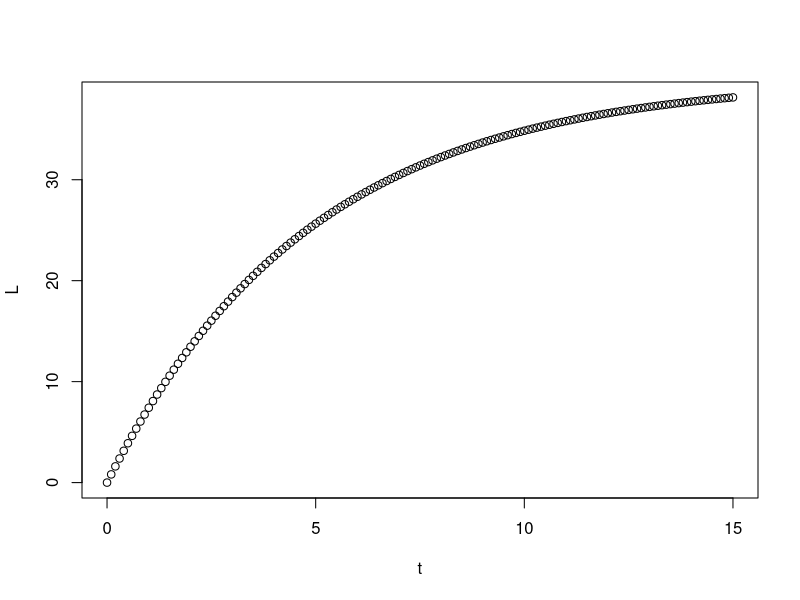

Here is the R script that generated this plot:

rm(list=ls())

k     <- 0.205
Linf  <- 40
t0    <- 0

t <- seq(from = 0, to = 15, by = 0.1)

L <- Linf*(1-exp(-k*(t-t0)))

plot(t,L)


t50 <- 3.5
L50 <- Linf*(1-exp(-k*(t50-t0)))